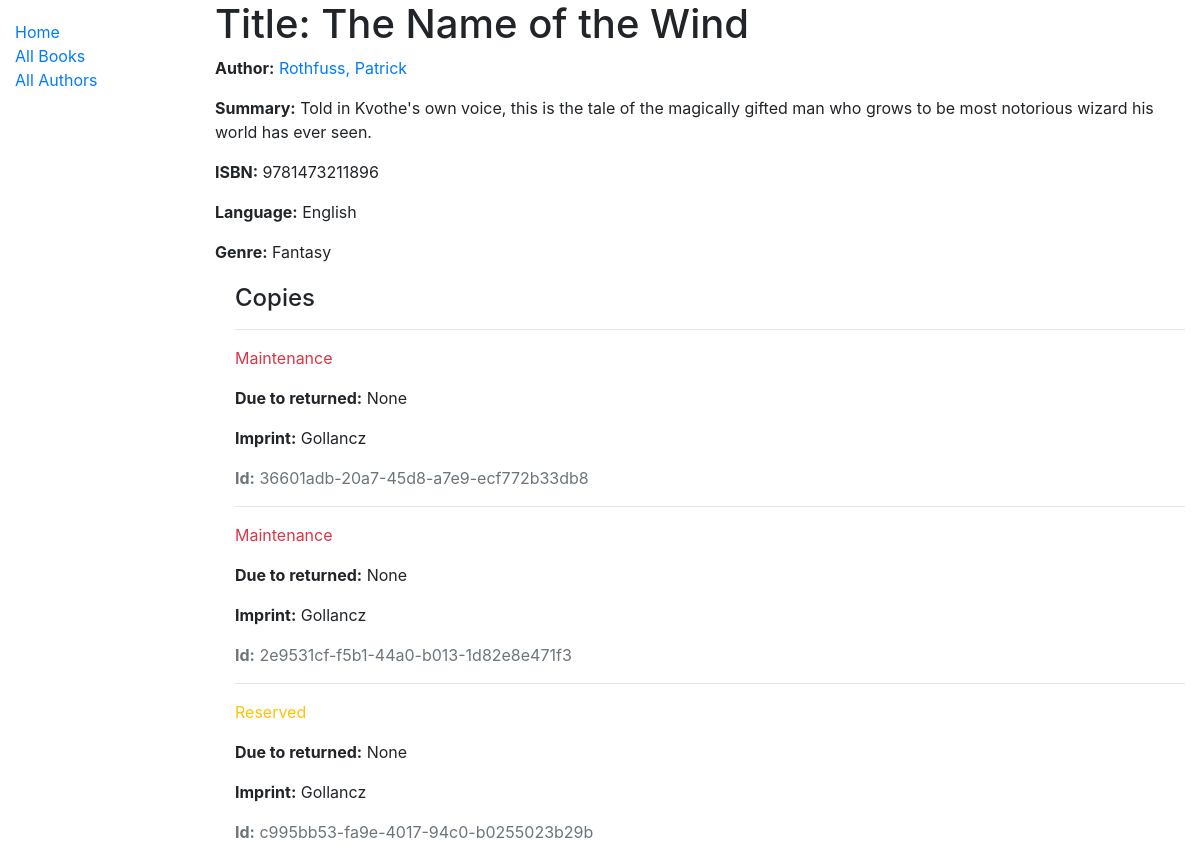
/catalog/book/1, run on the app's committed database.
### catalog/models.py (models this page shows, shortened)
class Book(models.Model):
    title = models.CharField(max_length=200)
    author = models.ForeignKey('Author', on_delete=models.SET_NULL, null=True)
    summary = models.TextField(
        max_length=1000, help_text='Enter a brief description of the book')
    isbn = models.CharField(
        'ISBN', max_length=13, help_text='13 Character <a href="https://www.isbn-international.org/content/what-isbn">ISBN number</a>')
    genre = models.ManyToManyField(
        Genre, help_text='Select a genre for this book')
    language = models.ForeignKey(
        Language, on_delete=models.SET_NULL, null=True)
    def display_genre(self):
        """Creates a string for the Genre. This is required to display genre in Admin."""
        return ', '.join([genre.name for genre in self.genre.all()[:3]])
    display_genre.short_description = 'Genre'

class Author(models.Model):
    first_name = models.CharField(max_length=100)
    last_name = models.CharField(max_length=100)
    date_of_birth = models.DateField(null=True, blank='True')
    date_of_death = models.DateField('Died',null=True, blank='True')
    class Meta:
        ordering = ['last_name', 'first_name']
    def __str__(self):
        return f'{self.last_name}, {self.first_name}'

class Language(models.Model):
    name = models.CharField(
        max_length=100, help_text="Enter the book's natural language (e.g. Hindi, English, French, Japanese etc.)")
    def __str__(self):
        return self.name

class Genre(models.Model):
    name = models.CharField(
        max_length=200, help_text='Enter a book genre(e.g. Science Fiction)')
    def __str__(self):
        return self.name

class BookInstance(models.Model):
    id = models.UUIDField(primary_key=True, default=uuid.uuid4,
                          help_text='Unique ID for this particular book acroos whole library')
    book = models.ForeignKey('Book', on_delete=models.SET_NULL, null=True)
    imprint = models.CharField(max_length=200)
    due_back = models.DateField(null=True, blank=True)
    borrower = models.ForeignKey(
        User, on_delete=models.SET_NULL, null=True, blank=True)
    LOAN_STATUS = (
        ('m', 'Maintenance'),
        ('o', 'On loan'),
        ('a', 'Availabel'),
        ('r', 'Reserved'),
    )
    status = models.CharField(
        max_length=1,
        choices=LOAN_STATUS,
        blank=True,
        default='m',
        help_text='Book availability',
    )
    class Meta:
        ordering = ['due_back']

### catalog/views.py (the view)
# urls.py: path('book/<int:pk>', views.BookDetailView.as_view(), name='book-detail'),
class BookDetailView(generic.DetailView):
    model = Book

### catalog/templates/catalog/book_detail.html
{% extends "base_generic.html" %}
{% block content %}
<h1>Title: {{book.title}}</h1>
<p><strong>Author:</strong> <a href=""> {{ book.author }}</a></p>
<p><strong>Summary:</strong> {{ book.summary }}</p>
<p><strong>ISBN:</strong> {{ book.isbn }}</p>
<p><strong>Language:</strong> {{ book.language }}</p>
<p><strong>Genre:</strong> {{ book.genre.all|join:", " }}</p>
<div style="margin-left: 20px;margin-top: 20px;">
    <h4>Copies</h4>
    {% for copy in book.bookinstance_set.all %}
    <hr>
    <p class="{% if copy.status == 'a' %}text-succes{% elif copy.status == 'm' %}text-danger{% else %}text-warning{% endif %}">
        {{ copy.get_status_display }}
    </p>
    {% if copy.status != 'a' %}
    <p><strong>Due to returned:</strong> {{ copy.due_back }}</p>
    {% endif %}
    <p><strong>Imprint:</strong> {{ copy.imprint }}</p>
    <p class="text-muted"><strong>Id:</strong> {{copy.id }}</p>
    {% endfor %}
</div>
{% endblock  %}

### data on the page
Book: title "The Name of the Wind", author "Rothfuss, Patrick", summary "Told in Kvothe's own voice, this is the tale of the magically gifted man who grows to be most notorious wizard his world has ever seen.", isbn "9781473211896", language "English", genre.all "Fantasy"
BookInstance: status "Maintenance", due_back "None", imprint "Gollancz", id "36601adb-20a7-45d8-a7e9-ecf772b33db8"
BookInstance: status "Maintenance", due_back "None", imprint "Gollancz", id "2e9531cf-f5b1-44a0-b013-1d82e8e471f3"
BookInstance: status "Reserved", due_back "None", imprint "Gollancz", id "c995bb53-fa9e-4017-94c0-b0255023b29b"
